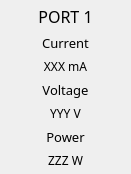
     <widget class="QWidget" name="verticalLayoutWidget_5">
      <property name="geometry">
       <rect>
        <x>150</x>
        <y>10</y>
        <width>131</width>
        <height>171</height>
       </rect>
      </property>
      <layout class="QVBoxLayout" name="verticalLayout_3">
       <property name="leftMargin">
        <number>5</number>
       </property>
       <property name="topMargin">
        <number>5</number>
       </property>
       <property name="rightMargin">
        <number>5</number>
       </property>
       <property name="bottomMargin">
        <number>5</number>
       </property>
       <item>
        <widget class="QLabel" name="port1_label">
         <property name="font">
          <font>
           <family>BIZ UDPゴシック</family>
           <pointsize>12</pointsize>
          </font>
         </property>
         <property name="text">
          <string>PORT 1</string>
         </property>
         <property name="alignment">
          <set>Qt::AlignCenter</set>
         </property>
        </widget>
       </item>
       <item>
        <widget class="QLabel" name="label_9">
         <property name="font">
          <font>
           <family>BIZ UDPゴシック</family>
           <pointsize>10</pointsize>
          </font>
         </property>
         <property name="text">
          <string>Current</string>
         </property>
         <property name="alignment">
          <set>Qt::AlignCenter</set>
         </property>
        </widget>
       </item>
       <item>
        <widget class="QLabel" name="label_port1_current_value">
         <property name="font">
          <font>
           <family>BIZ UDPゴシック</family>
           <pointsize>9</pointsize>
          </font>
         </property>
         <property name="text">
          <string>XXX mA</string>
         </property>
         <property name="alignment">
          <set>Qt::AlignCenter</set>
         </property>
        </widget>
       </item>
       <item>
        <widget class="QLabel" name="label_11">
         <property name="font">
          <font>
           <family>BIZ UDPゴシック</family>
           <pointsize>10</pointsize>
          </font>
         </property>
         <property name="text">
          <string>Voltage</string>
         </property>
         <property name="alignment">
          <set>Qt::AlignCenter</set>
         </property>
        </widget>
       </item>
       <item>
        <widget class="QLabel" name="label_port1_voltage_value">
         <property name="font">
          <font>
           <family>BIZ UDPゴシック</family>
           <pointsize>9</pointsize>
          </font>
         </property>
         <property name="text">
          <string>YYY V</string>
         </property>
         <property name="alignment">
          <set>Qt::AlignCenter</set>
         </property>
        </widget>
       </item>
       <item>
        <widget class="QLabel" name="label_16">
         <property name="font">
          <font>
           <family>BIZ UDPゴシック</family>
           <pointsize>10</pointsize>
          </font>
         </property>
         <property name="text">
          <string>Power</string>
         </property>
         <property name="alignment">
          <set>Qt::AlignCenter</set>
         </property>
        </widget>
       </item>
       <item>
        <widget class="QLabel" name="label_port1_power_value">
         <property name="font">
          <font>
           <family>BIZ UDPゴシック</family>
           <pointsize>9</pointsize>
          </font>
         </property>
         <property name="text">
          <string>ZZZ W</string>
         </property>
         <property name="alignment">
          <set>Qt::AlignCenter</set>
         </property>
        </widget>
       </item>
      </layout>
     </widget>
